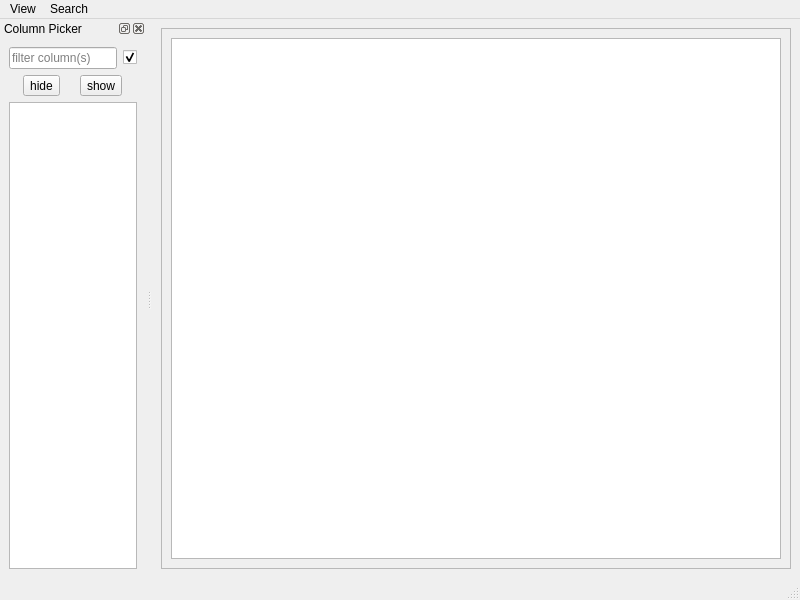
<?xml version="1.0" encoding="UTF-8"?>
<ui version="4.0">
 <class>TableViewer</class>
 <widget class="QMainWindow" name="TableViewer">
  <property name="geometry">
   <rect>
    <x>0</x>
    <y>0</y>
    <width>800</width>
    <height>600</height>
   </rect>
  </property>
  <property name="sizePolicy">
   <sizepolicy hsizetype="Expanding" vsizetype="Expanding">
    <horstretch>0</horstretch>
    <verstretch>0</verstretch>
   </sizepolicy>
  </property>
  <property name="windowTitle">
   <string>MainWindow</string>
  </property>
  <widget class="QWidget" name="centralwidget">
   <layout class="QVBoxLayout" name="verticalLayout_2">
    <item>
     <widget class="QScrollArea" name="scrollArea">
      <property name="widgetResizable">
       <bool>true</bool>
      </property>
      <widget class="QWidget" name="scrollAreaWidgetContents">
       <property name="geometry">
        <rect>
         <x>0</x>
         <y>0</y>
         <width>643</width>
         <height>542</height>
        </rect>
       </property>
       <property name="sizePolicy">
        <sizepolicy hsizetype="MinimumExpanding" vsizetype="MinimumExpanding">
         <horstretch>0</horstretch>
         <verstretch>0</verstretch>
        </sizepolicy>
       </property>
       <layout class="QVBoxLayout" name="verticalLayout_3">
        <item>
         <widget class="QTableView" name="tableView">
          <property name="toolTip">
           <string>Check to select columns, uncheck to sort columns</string>
          </property>
          <property name="autoScroll">
           <bool>true</bool>
          </property>
          <property name="editTriggers">
           <set>QAbstractItemView::NoEditTriggers</set>
          </property>
          <property name="sortingEnabled">
           <bool>false</bool>
          </property>
          <attribute name="verticalHeaderVisible">
           <bool>false</bool>
          </attribute>
         </widget>
        </item>
       </layout>
      </widget>
     </widget>
    </item>
   </layout>
  </widget>
  <widget class="QMenuBar" name="menubar">
   <property name="geometry">
    <rect>
     <x>0</x>
     <y>0</y>
     <width>800</width>
     <height>16</height>
    </rect>
   </property>
   <widget class="QMenu" name="menuView">
    <property name="title">
     <string>View</string>
    </property>
    <addaction name="actionAutosizeRowHeights"/>
    <addaction name="actionAdjust_size"/>
    <addaction name="actionResize_rows"/>
    <addaction name="actionResize_window"/>
    <addaction name="actionSqueeze_columns"/>
    <addaction name="separator"/>
    <addaction name="actionResetSort"/>
    <addaction name="actionToggle_column_sort_or_select"/>
    <addaction name="separator"/>
    <addaction name="actionShow_headings"/>
    <addaction name="actionUse_numerical_headings"/>
    <addaction name="actionShow_line_numbers"/>
    <addaction name="separator"/>
   </widget>
   <widget class="QMenu" name="menuSearch">
    <property name="title">
     <string>Search</string>
    </property>
    <addaction name="actionUseRegEx"/>
    <addaction name="actionCaseInsensitive"/>
    <addaction name="actionUnicode"/>
   </widget>
   <addaction name="menuView"/>
   <addaction name="menuSearch"/>
  </widget>
  <widget class="QStatusBar" name="statusbar"/>
  <widget class="QDockWidget" name="colPickerDock">
   <property name="sizePolicy">
    <sizepolicy hsizetype="Maximum" vsizetype="Expanding">
     <horstretch>0</horstretch>
     <verstretch>0</verstretch>
    </sizepolicy>
   </property>
   <property name="windowTitle">
    <string>Column Picker</string>
   </property>
   <attribute name="dockWidgetArea">
    <number>1</number>
   </attribute>
   <widget class="QWidget" name="dockWidgetContents">
    <layout class="QVBoxLayout" name="verticalLayout">
     <item>
      <layout class="QHBoxLayout" name="horizontalLayout_2">
       <item>
        <widget class="QLineEdit" name="filterEdit">
         <property name="toolTip">
          <string>Select one column to filter or no column to search all.  Return sets column.</string>
         </property>
         <property name="placeholderText">
          <string>filter column(s)</string>
         </property>
         <property name="clearButtonEnabled">
          <bool>true</bool>
         </property>
        </widget>
       </item>
       <item>
        <widget class="QCheckBox" name="sortOrSelect">
         <property name="toolTip">
          <string>Sort mode or select mode when clicking on column headers</string>
         </property>
         <property name="text">
          <string/>
         </property>
         <property name="checked">
          <bool>true</bool>
         </property>
        </widget>
       </item>
      </layout>
     </item>
     <item>
      <layout class="QHBoxLayout" name="horizontalLayout">
       <item>
        <widget class="QToolButton" name="hideButton">
         <property name="text">
          <string>hide</string>
         </property>
        </widget>
       </item>
       <item>
        <widget class="QToolButton" name="showButton">
         <property name="text">
          <string>show</string>
         </property>
        </widget>
       </item>
      </layout>
     </item>
     <item>
      <widget class="QListView" name="colPicker">
       <property name="sizePolicy">
        <sizepolicy hsizetype="Expanding" vsizetype="MinimumExpanding">
         <horstretch>0</horstretch>
         <verstretch>0</verstretch>
        </sizepolicy>
       </property>
       <property name="sizeAdjustPolicy">
        <enum>QAbstractScrollArea::AdjustToContents</enum>
       </property>
       <property name="editTriggers">
        <set>QAbstractItemView::NoEditTriggers</set>
       </property>
       <property name="selectionMode">
        <enum>QAbstractItemView::MultiSelection</enum>
       </property>
       <property name="selectionBehavior">
        <enum>QAbstractItemView::SelectRows</enum>
       </property>
       <property name="resizeMode">
        <enum>QListView::Adjust</enum>
       </property>
      </widget>
     </item>
    </layout>
   </widget>
  </widget>
  <action name="actionAdjust_size">
   <property name="text">
    <string>Adjust size</string>
   </property>
  </action>
  <action name="actionColumn_picker">
   <property name="checkable">
    <bool>true</bool>
   </property>
   <property name="text">
    <string>Column picker</string>
   </property>
  </action>
  <action name="actionShow_line_numbers">
   <property name="checkable">
    <bool>true</bool>
   </property>
   <property name="text">
    <string>Show line numbers</string>
   </property>
  </action>
  <action name="actionResize_rows">
   <property name="text">
    <string>Resize rows vertically</string>
   </property>
  </action>
  <action name="actionShow_headings">
   <property name="checkable">
    <bool>true</bool>
   </property>
   <property name="checked">
    <bool>true</bool>
   </property>
   <property name="text">
    <string>Show headings</string>
   </property>
  </action>
  <action name="actionResize_window">
   <property name="text">
    <string>Resize window</string>
   </property>
  </action>
  <action name="actionSqueeze_columns">
   <property name="text">
    <string>Squeeze columns</string>
   </property>
  </action>
  <action name="actionUse_numerical_headings">
   <property name="checkable">
    <bool>true</bool>
   </property>
   <property name="text">
    <string>Use numerical headings</string>
   </property>
  </action>
  <action name="actionResetSort">
   <property name="text">
    <string>Reset sort</string>
   </property>
  </action>
  <action name="actionToggle_column_sort_or_select">
   <property name="text">
    <string>Toggle column sort or select</string>
   </property>
  </action>
  <action name="actionUseRegEx">
   <property name="checkable">
    <bool>true</bool>
   </property>
   <property name="checked">
    <bool>true</bool>
   </property>
   <property name="text">
    <string>Use Regular Expressions</string>
   </property>
  </action>
  <action name="actionCaseInsensitive">
   <property name="checkable">
    <bool>true</bool>
   </property>
   <property name="checked">
    <bool>true</bool>
   </property>
   <property name="text">
    <string>Case insensitive</string>
   </property>
  </action>
  <action name="actionUnicode">
   <property name="checkable">
    <bool>true</bool>
   </property>
   <property name="text">
    <string>Unicode</string>
   </property>
  </action>
  <action name="actionAutosizeRowHeights">
   <property name="checkable">
    <bool>true</bool>
   </property>
   <property name="text">
    <string>Autosize row heights</string>
   </property>
  </action>
 </widget>
 <resources/>
 <connections>
  <connection>
   <sender>actionAdjust_size</sender>
   <signal>triggered()</signal>
   <receiver>TableViewer</receiver>
   <slot>actionAdjust()</slot>
   <hints>
    <hint type="sourcelabel">
     <x>-1</x>
     <y>-1</y>
    </hint>
    <hint type="destinationlabel">
     <x>399</x>
     <y>299</y>
    </hint>
   </hints>
  </connection>
  <connection>
   <sender>hideButton</sender>
   <signal>clicked()</signal>
   <receiver>TableViewer</receiver>
   <slot>hideCols()</slot>
   <hints>
    <hint type="sourcelabel">
     <x>45</x>
     <y>90</y>
    </hint>
    <hint type="destinationlabel">
     <x>102</x>
     <y>97</y>
    </hint>
   </hints>
  </connection>
  <connection>
   <sender>showButton</sender>
   <signal>clicked()</signal>
   <receiver>TableViewer</receiver>
   <slot>showCols()</slot>
   <hints>
    <hint type="sourcelabel">
     <x>94</x>
     <y>91</y>
    </hint>
    <hint type="destinationlabel">
     <x>132</x>
     <y>120</y>
    </hint>
   </hints>
  </connection>
  <connection>
   <sender>actionResize_rows</sender>
   <signal>triggered()</signal>
   <receiver>tableView</receiver>
   <slot>resizeRowsToContents()</slot>
   <hints>
    <hint type="sourcelabel">
     <x>-1</x>
     <y>-1</y>
    </hint>
    <hint type="destinationlabel">
     <x>498</x>
     <y>296</y>
    </hint>
   </hints>
  </connection>
  <connection>
   <sender>actionShow_line_numbers</sender>
   <signal>triggered(bool)</signal>
   <receiver>TableViewer</receiver>
   <slot>showRowNumbers(bool)</slot>
   <hints>
    <hint type="sourcelabel">
     <x>-1</x>
     <y>-1</y>
    </hint>
    <hint type="destinationlabel">
     <x>399</x>
     <y>299</y>
    </hint>
   </hints>
  </connection>
  <connection>
   <sender>actionShow_headings</sender>
   <signal>toggled(bool)</signal>
   <receiver>TableViewer</receiver>
   <slot>showHeadings(bool)</slot>
   <hints>
    <hint type="sourcelabel">
     <x>-1</x>
     <y>-1</y>
    </hint>
    <hint type="destinationlabel">
     <x>399</x>
     <y>299</y>
    </hint>
   </hints>
  </connection>
  <connection>
   <sender>actionResize_window</sender>
   <signal>triggered()</signal>
   <receiver>TableViewer</receiver>
   <slot>resizeWindowToTable()</slot>
   <hints>
    <hint type="sourcelabel">
     <x>-1</x>
     <y>-1</y>
    </hint>
    <hint type="destinationlabel">
     <x>399</x>
     <y>299</y>
    </hint>
   </hints>
  </connection>
  <connection>
   <sender>actionSqueeze_columns</sender>
   <signal>triggered()</signal>
   <receiver>TableViewer</receiver>
   <slot>squeezeColumns()</slot>
   <hints>
    <hint type="sourcelabel">
     <x>-1</x>
     <y>-1</y>
    </hint>
    <hint type="destinationlabel">
     <x>399</x>
     <y>299</y>
    </hint>
   </hints>
  </connection>
  <connection>
   <sender>actionUse_numerical_headings</sender>
   <signal>toggled(bool)</signal>
   <receiver>TableViewer</receiver>
   <slot>numberHeadings(bool)</slot>
   <hints>
    <hint type="sourcelabel">
     <x>-1</x>
     <y>-1</y>
    </hint>
    <hint type="destinationlabel">
     <x>399</x>
     <y>299</y>
    </hint>
   </hints>
  </connection>
  <connection>
   <sender>tableView</sender>
   <signal>clicked(QModelIndex)</signal>
   <receiver>TableViewer</receiver>
   <slot>copyClip1(QModelIndex)</slot>
   <hints>
    <hint type="sourcelabel">
     <x>195</x>
     <y>49</y>
    </hint>
    <hint type="destinationlabel">
     <x>226</x>
     <y>196</y>
    </hint>
   </hints>
  </connection>
  <connection>
   <sender>tableView</sender>
   <signal>doubleClicked(QModelIndex)</signal>
   <receiver>TableViewer</receiver>
   <slot>copyClip2(QModelIndex)</slot>
   <hints>
    <hint type="sourcelabel">
     <x>163</x>
     <y>157</y>
    </hint>
    <hint type="destinationlabel">
     <x>224</x>
     <y>235</y>
    </hint>
   </hints>
  </connection>
  <connection>
   <sender>actionResetSort</sender>
   <signal>triggered()</signal>
   <receiver>TableViewer</receiver>
   <slot>resetTableSort()</slot>
   <hints>
    <hint type="sourcelabel">
     <x>-1</x>
     <y>-1</y>
    </hint>
    <hint type="destinationlabel">
     <x>399</x>
     <y>299</y>
    </hint>
   </hints>
  </connection>
  <connection>
   <sender>filterEdit</sender>
   <signal>textEdited(QString)</signal>
   <receiver>TableViewer</receiver>
   <slot>setFilterText(QString)</slot>
   <hints>
    <hint type="sourcelabel">
     <x>69</x>
     <y>50</y>
    </hint>
    <hint type="destinationlabel">
     <x>128</x>
     <y>73</y>
    </hint>
   </hints>
  </connection>
  <connection>
   <sender>filterEdit</sender>
   <signal>returnPressed()</signal>
   <receiver>TableViewer</receiver>
   <slot>setFilterColumn()</slot>
   <hints>
    <hint type="sourcelabel">
     <x>80</x>
     <y>48</y>
    </hint>
    <hint type="destinationlabel">
     <x>138</x>
     <y>42</y>
    </hint>
   </hints>
  </connection>
  <connection>
   <sender>sortOrSelect</sender>
   <signal>toggled(bool)</signal>
   <receiver>TableViewer</receiver>
   <slot>sortOrSelect(bool)</slot>
   <hints>
    <hint type="sourcelabel">
     <x>113</x>
     <y>53</y>
    </hint>
    <hint type="destinationlabel">
     <x>144</x>
     <y>16</y>
    </hint>
   </hints>
  </connection>
  <connection>
   <sender>actionToggle_column_sort_or_select</sender>
   <signal>triggered()</signal>
   <receiver>sortOrSelect</receiver>
   <slot>toggle()</slot>
   <hints>
    <hint type="sourcelabel">
     <x>-1</x>
     <y>-1</y>
    </hint>
    <hint type="destinationlabel">
     <x>113</x>
     <y>55</y>
    </hint>
   </hints>
  </connection>
  <connection>
   <sender>actionAutosizeRowHeights</sender>
   <signal>toggled(bool)</signal>
   <receiver>TableViewer</receiver>
   <slot>setRowAutosize(bool)</slot>
   <hints>
    <hint type="sourcelabel">
     <x>-1</x>
     <y>-1</y>
    </hint>
    <hint type="destinationlabel">
     <x>399</x>
     <y>299</y>
    </hint>
   </hints>
  </connection>
 </connections>
 <slots>
  <slot>actionAdjust()</slot>
  <slot>hideCols()</slot>
  <slot>showCols()</slot>
  <slot>showRowNumbers(bool)</slot>
  <slot>showHeadings(bool)</slot>
  <slot>resizeWindowToTable()</slot>
  <slot>squeezeColumns()</slot>
  <slot>numberHeadings(bool)</slot>
  <slot>copyClip1(QModelIndex)</slot>
  <slot>copyClip2(QModelIndex)</slot>
  <slot>resetTableSort()</slot>
  <slot>setFilterText(QString)</slot>
  <slot>setFilterColumn()</slot>
  <slot>sortOrSelect(bool)</slot>
  <slot>setRowAutosize(bool)</slot>
 </slots>
</ui>
